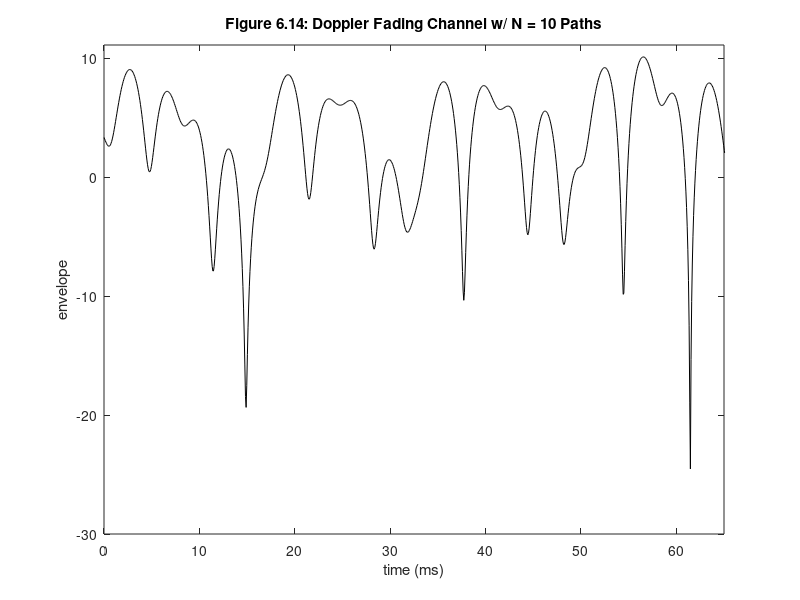

MATLAB code to generate this figure:
%%%%%%%%%%%%%%%%%%%%%%%%%%%%%%%%%%%%%%%%%%%%%%%%%%%%%%%%%%%%%
%%                                                         %%
%% ******************************************************  %%
%% * Smart Antennas for Wireless Applications w/ Matlab *  %%
%% ******************************************************  %%
%%                                                         %%
%% Chapter 6: Ex. 6.5                                      %%
%%                                                         %%
%% Author: Frank Gross                                     %%
%% McGraw-Hill, 2005                                       %%
%% Date:  9/29/2004                                        %%
%%                                                         %%
%% This code creates Fig 6.14 of Ex. 6.5, a plot of the    %% 
%%     Doppler fading channel for N = 10 paths.            %%
%%%%%%%%%%%%%%%%%%%%%%%%%%%%%%%%%%%%%%%%%%%%%%%%%%%%%%%%%%%%%      

%%------------------- Define Variables:--------------------%%
% N - # of scatterers                                       %
% a - gaussian amplitude coefficients < 1                   %
% th, ph - uniform phase angles (rad)                       %
% fd - doppler frequency (Hz)                               %
% tmax - maximum time                                       %
% omega - doppler frequency (rad)                           %
% Fs - sampling frequency                                   %
% X, Y - real and imaginary components for Rayleigh         %
% r - Rayleigh envelope                                     %
% rdb - Rayleigh envelope (dB)                              %
%%---------------------------------------------------------%%

%----- Initialize Variables -----%

N = 10;  a = randn(N,1); a = a/max(a);

th = rand(N,1)*2*pi; ph = rand(N,1)*2*pi;

fd = 149; omega = 2*pi*fd;

tmax = 10/fd; t = [0:1000]*tmax/1000;       		

%----- Create real and imaginary parts of fading channel -----%

X = [zeros(1,length(t))];
Y = [zeros(1,length(t))];

for n = 1:N                   			
 X = X + a(n)*cos(omega*cos(th(n))*t + ph(n));
 Y = Y + a(n)*sin(omega*cos(th(n))*t + ph(n));
end

%----- Create envelope of fading channel -----%

r = sqrt(X.^2+Y.^2);  rdB = 20*log10(r);            		

%----- Plot Results -----%

plot(t*1000,rdB,'k')  
title('\bfFigure 6.14: Doppler Fading Channel w/ N = 10 Paths')
xlabel('time (ms)')
ylabel('envelope')
axis([0 65 -30 max(rdB)+1])
